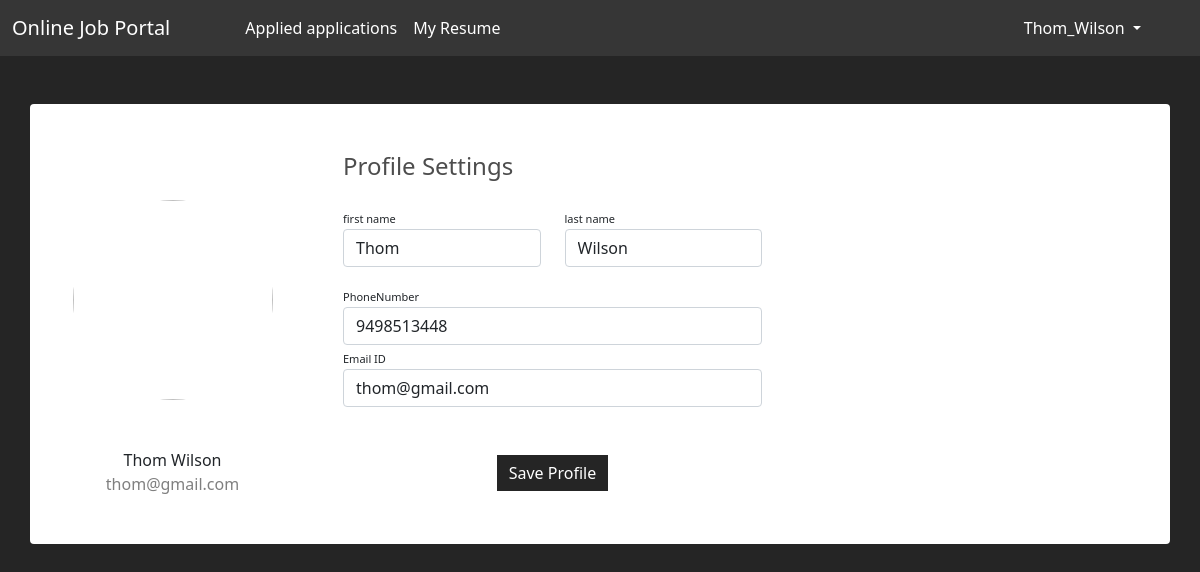
Page /profile/ (signed in) on the committed database.
### app/models.py (models this page shows)
class Jobseeker(AbstractUser):
    phone_number = models.CharField(max_length=10, null=True, blank=True)
    is_verified = models.BooleanField(default=False)
    def __str__(self):
        return str(self.first_name)+"_"+str(self.last_name)+" : "+str(self.email)

### app/views.py (the view, shortened to what this page needs)
# urls.py: path("profile/", views.profile, name="profile"),
def profile(request):
    return render(request, "profile.html")

### app/templates/profile.html (shortened to what this page needs)
{% extends 'base.html' %}
{% load static %}
{% block body %}
<form method="POST">
<div class="container rounded bg-white mt-5 mb-5">
<div class="row"> <div class="col-md-3 border-right">
<div class="d-flex flex-column align-items-center text-center p-3 py-5">
  <img class="rounded-circle mt-5" width="200" height="200" src="https://cdn-icons-png.flaticon.com/512/17/17181.png">
  <br>
  <br>
  <span class="font-weight-bold">{{request.user.first_name}} {{request.user.last_name}}</span>
  <span class="text-black-50">{{request.user.email}}</span>
</div>
</div>
<div class="col-md-5 border-right">
<div class="p-3 py-5">
  <div class="d-flex justify-content-between align-items-center mb-3">
    <h4 class="text-right">Profile Settings</h4>
  </div>
  <div class="row mt-2">
    <div class="col-md-6">
      <label class="labels">first name</label>
      <input type="text" class="form-control" name="first_name" id="first_name" required value={{request.user.first_name}}>
    </div>
    <div class="col-md-6">
      <label class="labels">last name</label>
      <input type="text" class="form-control" name="last_name" id="last_name" required value={{request.user.last_name}} >
    </div>
  </div>
  <div class="row mt-3">
    <div class="col-md-12">
      <label class="labels">PhoneNumber</label>
      <input type="text" class="form-control" name="phone_number" id="phone_number" required value={{request.user.phone_number}} >
    </div>
    <div class="col-md-12">
      <label class="labels">Email ID</label>
      <input type="text" class="form-control" name="email" id="email" placeholder="enter email id" value={{request.user.email}} required>
    </div>
  <div class="mt-5 text-center">
    <button class="btn btn-primary profile-button" type="submit">Save Profile</button>
  </div>
</div>
</div>
</div>
</div>
</div>
</form>
{% endblock %}

### app/templates/base.html (shortened to what this page needs)
<!doctype html>
<html lang="en">
<head>
    <link href="https://cdn.jsdelivr.net/npm/sweetalert2@11.7.0/dist/sweetalert2.min.css" rel="stylesheet"></link>
    <link href="https://cdn.jsdelivr.net/npm/bootstrap@5.0.2/dist/css/bootstrap.min.css" rel="stylesheet"
>
    <link rel="stylesheet" href="https://cdnjs.cloudflare.com/ajax/libs/font-awesome/4.7.0/css/font-awesome.min.css">
</head>
<body>
    <nav class="navbar navbar-expand-lg navbar-dark sticky-top">
        <div class="container-fluid">
            <a class="navbar-brand" href="/">Online Job Portal</a>
            <div class="collapse navbar-collapse" id="navbarSupportedContent">
                <div class="container w-75">
                <ul class="navbar-nav me-auto mb-2 mb-lg-0">
                    {% if request.user.is_authenticated %}
                    <li class="nav-item">
                        <a class="nav-link active" aria-current="page" href="/applied_jobs/">Applied applications</a>
                    </li>
                    <li class="nav-item">
                        <a class="nav-link active" aria-current="page" href="/resume/">My Resume</a>
                    </li>
                    {% endif %}
                </ul>
                </div>
                <ul class="navbar-nav me-auto mb-2 mb-lg-0">
                <li class="nav-item dropdown" >
                    <a class="nav-link dropdown-toggle" role="button" style="color:White;" data-bs-toggle="dropdown" aria-expanded="false">
                        {% if request.user.is_authenticated %}
                        {{request.user.username}}
                        {% else %}
                        login
                        {% endif %}
                    </a>
                  </li>
            </ul>
            </div>
        </div>
    </nav>
    {% block body %}
    {% endblock %}
</body>
</html>

### app/templates/profile.html (style rules this page uses)
body { background: rgb(37, 37, 37) }
.profile-button { background: rgb(37, 37, 37);box-shadow: none;border: none }
.labels { font-size: 11px }

### rows in the picture
Jobseeker: user.username "Thom_Wilson", user.first_name "Thom", user.last_name "Wilson", user.email "thom@gmail.com", first_name "Thom", last_name "Wilson", phone_number "9498513448", email "thom@gmail.com"
